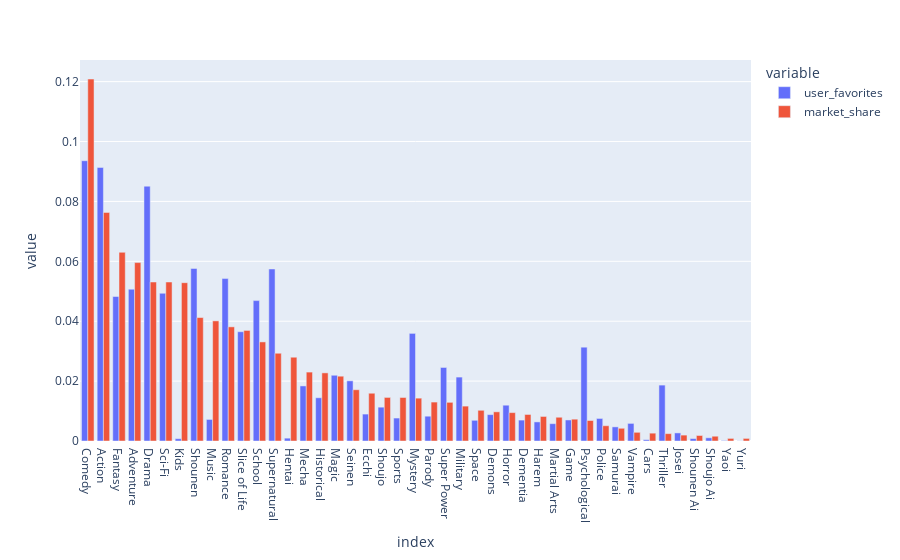

Notebook cell for this chart:
### Code cell
px.bar(user_v_anime, barmode='group')

### Figure 1 — Plotly figure (JSON) as saved in the notebook; plotly's stock layout.template omitted (floating-point values rounded to 4 significant figures)
{"data": [{"alignmentgroup": "True", "hovertemplate": "variable=user_favorites<br>index=%{x}<br>value=%{y}<extra></extra>", "legendgroup": "user_favorites", "marker": {"color": "#636efa", "pattern": {"shape": ""}}, "name": "user_favorites", "offsetgroup": "user_favorites", "orientation": "v", "showlegend": true, "textposition": "auto", "type": "bar", "x": ["Comedy", "Action", "Fantasy", "Adventure", "Drama", "Sci-Fi", "Kids", "Shounen", "Music", "Romance", "Slice of Life", "School", "Supernatural", "Hentai", "Mecha", "Historical", "Magic", "Seinen", "Ecchi", "Shoujo", "Sports", "Mystery", "Parody", "Super Power", "Military", "Space", "Demons", "Horror", "Dementia", "Harem", "Martial Arts", "Game", "Psychological", "Police", "Samurai", "Vampire", "Cars", "Thriller", "Josei", "Shounen Ai", "Shoujo Ai", "Yaoi", "Yuri"], "xaxis": "x", "y": [0.09359, 0.09136, 0.04824, 0.05069, 0.08509, 0.04932, 0.0007733, 0.05762, 0.0072, 0.05424, 0.03649, 0.04688, 0.05744, 0.0009523, 0.01839, 0.01444, 0.02195, 0.02009, 0.00899, 0.0113, 0.007667, 0.03593, 0.008281, 0.02455, 0.02134, 0.006913, 0.00881, 0.01195, 0.006981, 0.006379, 0.005788, 0.007027, 0.03133, 0.007531, 0.004717, 0.005877, 0.0004362, 0.01867, 0.0027, 0.0008114, 0.001068, 0.0001486, 4.476e-05], "yaxis": "y"}, {"alignmentgroup": "True", "hovertemplate": "variable=market_share<br>index=%{x}<br>value=%{y}<extra></extra>", "legendgroup": "market_share", "marker": {"color": "#EF553B", "pattern": {"shape": ""}}, "name": "market_share", "offsetgroup": "market_share", "orientation": "v", "showlegend": true, "textposition": "auto", "type": "bar", "x": ["Comedy", "Action", "Fantasy", "Adventure", "Drama", "Sci-Fi", "Kids", "Shounen", "Music", "Romance", "Slice of Life", "School", "Supernatural", "Hentai", "Mecha", "Historical", "Magic", "Seinen", "Ecchi", "Shoujo", "Sports", "Mystery", "Parody", "Super Power", "Military", "Space", "Demons", "Horror", "Dementia", "Harem", "Martial Arts", "Game", "Psychological", "Police", "Samurai", "Vampire", "Cars", "Thriller", "Josei", "Shounen Ai", "Shoujo Ai", "Yaoi", "Yuri"], "xaxis": "x", "y": [0.1209, 0.07632, 0.06301, 0.05958, 0.05309, 0.05309, 0.05287, 0.04122, 0.04011, 0.03812, 0.03692, 0.03309, 0.0293, 0.02797, 0.02301, 0.02275, 0.02164, 0.01712, 0.01595, 0.01455, 0.01453, 0.01431, 0.013, 0.01291, 0.01165, 0.01025, 0.009745, 0.009479, 0.008859, 0.008195, 0.007929, 0.007287, 0.006844, 0.005094, 0.004252, 0.002901, 0.002613, 0.002458, 0.001971, 0.001838, 0.001595, 0.0008638, 0.0008638], "yaxis": "y"}], "layout": {"barmode": "group", "legend": {"title": {"text": "variable"}, "tracegroupgap": 0}, "margin": {"t": 60}, "xaxis": {"anchor": "y", "domain": [0, 1], "title": {"text": "index"}}, "yaxis": {"anchor": "x", "domain": [0, 1], "title": {"text": "value"}}}}
